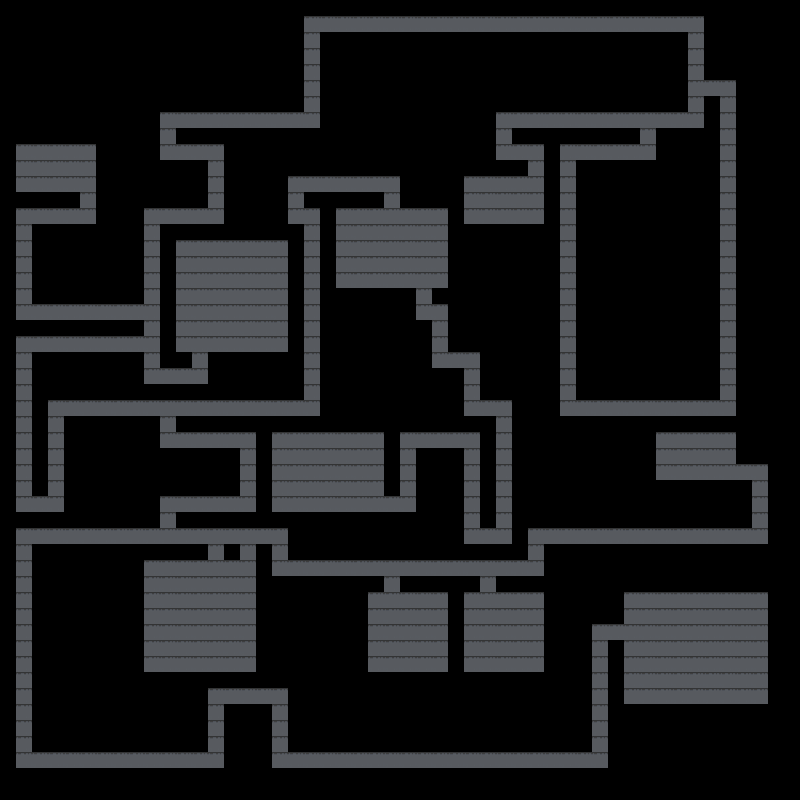

The image is a tile-based game level rendered from a .tmx file. Its description and complete source (layers, tilesets, objects, tile grids) follow:
An orthogonal 50x50 tile map with 16x16 px tiles, 1 tile layer (Tile Layer 1).

<map version="1.2" tiledversion="1.2.4" orientation="orthogonal" renderorder="right-down" width="50" height="50" tilewidth="16" tileheight="16" infinite="0" nextlayerid="2" nextobjectid="1">
 <tileset firstgid="1" source="Dungeon1-Tileset v3.tsx" />
 <layer id="1" name="Tile Layer 1" width="50" height="50">
  <data encoding="csv">
0,0,0,0,0,0,0,0,0,0,0,0,0,0,0,0,0,0,0,0,0,0,0,0,0,0,0,0,0,0,0,0,0,0,0,0,0,0,0,0,0,0,0,0,0,0,0,0,0,0,
0,0,0,0,0,0,0,0,0,0,0,0,0,0,0,0,0,0,0,181,181,181,181,181,181,181,181,181,181,181,181,181,181,181,181,181,181,181,181,181,181,181,181,181,0,0,0,0,0,0,
0,0,0,0,0,0,0,0,0,0,0,0,0,0,0,0,0,0,0,181,0,0,0,0,0,0,0,0,0,0,0,0,0,0,0,0,0,0,0,0,0,0,0,181,0,0,0,0,0,0,
0,0,0,0,0,0,0,0,0,0,0,0,0,0,0,0,0,0,0,181,0,0,0,0,0,0,0,0,0,0,0,0,0,0,0,0,0,0,0,0,0,0,0,181,0,0,0,0,0,0,
0,0,0,0,0,0,0,0,0,0,0,0,0,0,0,0,0,0,0,181,0,0,0,0,0,0,0,0,0,0,0,0,0,0,0,0,0,0,0,0,0,0,0,181,0,0,0,0,0,0,
0,0,0,0,0,0,0,0,0,0,0,0,0,0,0,0,0,0,0,181,0,0,0,0,0,0,0,0,0,0,0,0,0,0,0,0,0,0,0,0,0,0,0,181,181,181,0,0,0,0,
0,0,0,0,0,0,0,0,0,0,0,0,0,0,0,0,0,0,0,181,0,0,0,0,0,0,0,0,0,0,0,0,0,0,0,0,0,0,0,0,0,0,0,181,0,181,0,0,0,0,
0,0,0,0,0,0,0,0,0,0,181,181,181,181,181,181,181,181,181,181,0,0,0,0,0,0,0,0,0,0,0,181,181,181,181,181,181,181,181,181,181,181,181,181,0,181,0,0,0,0,
0,0,0,0,0,0,0,0,0,0,181,0,0,0,0,0,0,0,0,0,0,0,0,0,0,0,0,0,0,0,0,181,0,0,0,0,0,0,0,0,181,0,0,0,0,181,0,0,0,0,
0,181,181,181,181,181,0,0,0,0,181,181,181,181,0,0,0,0,0,0,0,0,0,0,0,0,0,0,0,0,0,181,181,181,0,181,181,181,181,181,181,0,0,0,0,181,0,0,0,0,
0,181,181,181,181,181,0,0,0,0,0,0,0,181,0,0,0,0,0,0,0,0,0,0,0,0,0,0,0,0,0,0,0,181,0,181,0,0,0,0,0,0,0,0,0,181,0,0,0,0,
0,181,181,181,181,181,0,0,0,0,0,0,0,181,0,0,0,0,181,181,181,181,181,181,181,0,0,0,0,181,181,181,181,181,0,181,0,0,0,0,0,0,0,0,0,181,0,0,0,0,
0,0,0,0,0,181,0,0,0,0,0,0,0,181,0,0,0,0,181,0,0,0,0,0,181,0,0,0,0,181,181,181,181,181,0,181,0,0,0,0,0,0,0,0,0,181,0,0,0,0,
0,181,181,181,181,181,0,0,0,181,181,181,181,181,0,0,0,0,181,181,0,181,181,181,181,181,181,181,0,181,181,181,181,181,0,181,0,0,0,0,0,0,0,0,0,181,0,0,0,0,
0,181,0,0,0,0,0,0,0,181,0,0,0,0,0,0,0,0,0,181,0,181,181,181,181,181,181,181,0,0,0,0,0,0,0,181,0,0,0,0,0,0,0,0,0,181,0,0,0,0,
0,181,0,0,0,0,0,0,0,181,0,181,181,181,181,181,181,181,0,181,0,181,181,181,181,181,181,181,0,0,0,0,0,0,0,181,0,0,0,0,0,0,0,0,0,181,0,0,0,0,
0,181,0,0,0,0,0,0,0,181,0,181,181,181,181,181,181,181,0,181,0,181,181,181,181,181,181,181,0,0,0,0,0,0,0,181,0,0,0,0,0,0,0,0,0,181,0,0,0,0,
0,181,0,0,0,0,0,0,0,181,0,181,181,181,181,181,181,181,0,181,0,181,181,181,181,181,181,181,0,0,0,0,0,0,0,181,0,0,0,0,0,0,0,0,0,181,0,0,0,0,
0,181,0,0,0,0,0,0,0,181,0,181,181,181,181,181,181,181,0,181,0,0,0,0,0,0,181,0,0,0,0,0,0,0,0,181,0,0,0,0,0,0,0,0,0,181,0,0,0,0,
0,181,181,181,181,181,181,181,181,181,0,181,181,181,181,181,181,181,0,181,0,0,0,0,0,0,181,181,0,0,0,0,0,0,0,181,0,0,0,0,0,0,0,0,0,181,0,0,0,0,
0,0,0,0,0,0,0,0,0,181,0,181,181,181,181,181,181,181,0,181,0,0,0,0,0,0,0,181,0,0,0,0,0,0,0,181,0,0,0,0,0,0,0,0,0,181,0,0,0,0,
0,181,181,181,181,181,181,181,181,181,0,181,181,181,181,181,181,181,0,181,0,0,0,0,0,0,0,181,0,0,0,0,0,0,0,181,0,0,0,0,0,0,0,0,0,181,0,0,0,0,
0,181,0,0,0,0,0,0,0,181,0,0,181,0,0,0,0,0,0,181,0,0,0,0,0,0,0,181,181,181,0,0,0,0,0,181,0,0,0,0,0,0,0,0,0,181,0,0,0,0,
0,181,0,0,0,0,0,0,0,181,181,181,181,0,0,0,0,0,0,181,0,0,0,0,0,0,0,0,0,181,0,0,0,0,0,181,0,0,0,0,0,0,0,0,0,181,0,0,0,0,
0,181,0,0,0,0,0,0,0,0,0,0,0,0,0,0,0,0,0,181,0,0,0,0,0,0,0,0,0,181,0,0,0,0,0,181,0,0,0,0,0,0,0,0,0,181,0,0,0,0,
0,181,0,181,181,181,181,181,181,181,181,181,181,181,181,181,181,181,181,181,0,0,0,0,0,0,0,0,0,181,181,181,0,0,0,181,181,181,181,181,181,181,181,181,181,181,0,0,0,0,
0,181,0,181,0,0,0,0,0,0,181,0,0,0,0,0,0,0,0,0,0,0,0,0,0,0,0,0,0,0,0,181,0,0,0,0,0,0,0,0,0,0,0,0,0,0,0,0,0,0,
0,181,0,181,0,0,0,0,0,0,181,181,181,181,181,181,0,181,181,181,181,181,181,181,0,181,181,181,181,181,0,181,0,0,0,0,0,0,0,0,0,181,181,181,181,181,0,0,0,0,
0,181,0,181,0,0,0,0,0,0,0,0,0,0,0,181,0,181,181,181,181,181,181,181,0,181,0,0,0,181,0,181,0,0,0,0,0,0,0,0,0,181,181,181,181,181,0,0,0,0,
0,181,0,181,0,0,0,0,0,0,0,0,0,0,0,181,0,181,181,181,181,181,181,181,0,181,0,0,0,181,0,181,0,0,0,0,0,0,0,0,0,181,181,181,181,181,181,181,0,0,
0,181,0,181,0,0,0,0,0,0,0,0,0,0,0,181,0,181,181,181,181,181,181,181,0,181,0,0,0,181,0,181,0,0,0,0,0,0,0,0,0,0,0,0,0,0,0,181,0,0,
0,181,181,181,0,0,0,0,0,0,181,181,181,181,181,181,0,181,181,181,181,181,181,181,181,181,0,0,0,181,0,181,0,0,0,0,0,0,0,0,0,0,0,0,0,0,0,181,0,0,
0,0,0,0,0,0,0,0,0,0,181,0,0,0,0,0,0,0,0,0,0,0,0,0,0,0,0,0,0,181,0,181,0,0,0,0,0,0,0,0,0,0,0,0,0,0,0,181,0,0,
0,181,181,181,181,181,181,181,181,181,181,181,181,181,181,181,181,181,0,0,0,0,0,0,0,0,0,0,0,181,181,181,0,181,181,181,181,181,181,181,181,181,181,181,181,181,181,181,0,0,
0,181,0,0,0,0,0,0,0,0,0,0,0,181,0,181,0,181,0,0,0,0,0,0,0,0,0,0,0,0,0,0,0,181,0,0,0,0,0,0,0,0,0,0,0,0,0,0,0,0,
0,181,0,0,0,0,0,0,0,181,181,181,181,181,181,181,0,181,181,181,181,181,181,181,181,181,181,181,181,181,181,181,181,181,0,0,0,0,0,0,0,0,0,0,0,0,0,0,0,0,
0,181,0,0,0,0,0,0,0,181,181,181,181,181,181,181,0,0,0,0,0,0,0,0,181,0,0,0,0,0,181,0,0,0,0,0,0,0,0,0,0,0,0,0,0,0,0,0,0,0,
0,181,0,0,0,0,0,0,0,181,181,181,181,181,181,181,0,0,0,0,0,0,0,181,181,181,181,181,0,181,181,181,181,181,0,0,0,0,0,181,181,181,181,181,181,181,181,181,0,0,
0,181,0,0,0,0,0,0,0,181,181,181,181,181,181,181,0,0,0,0,0,0,0,181,181,181,181,181,0,181,181,181,181,181,0,0,0,0,0,181,181,181,181,181,181,181,181,181,0,0,
0,181,0,0,0,0,0,0,0,181,181,181,181,181,181,181,0,0,0,0,0,0,0,181,181,181,181,181,0,181,181,181,181,181,0,0,0,181,181,181,181,181,181,181,181,181,181,181,0,0,
0,181,0,0,0,0,0,0,0,181,181,181,181,181,181,181,0,0,0,0,0,0,0,181,181,181,181,181,0,181,181,181,181,181,0,0,0,181,0,181,181,181,181,181,181,181,181,181,0,0,
0,181,0,0,0,0,0,0,0,181,181,181,181,181,181,181,0,0,0,0,0,0,0,181,181,181,181,181,0,181,181,181,181,181,0,0,0,181,0,181,181,181,181,181,181,181,181,181,0,0,
0,181,0,0,0,0,0,0,0,0,0,0,0,0,0,0,0,0,0,0,0,0,0,0,0,0,0,0,0,0,0,0,0,0,0,0,0,181,0,181,181,181,181,181,181,181,181,181,0,0,
0,181,0,0,0,0,0,0,0,0,0,0,0,181,181,181,181,181,0,0,0,0,0,0,0,0,0,0,0,0,0,0,0,0,0,0,0,181,0,181,181,181,181,181,181,181,181,181,0,0,
0,181,0,0,0,0,0,0,0,0,0,0,0,181,0,0,0,181,0,0,0,0,0,0,0,0,0,0,0,0,0,0,0,0,0,0,0,181,0,0,0,0,0,0,0,0,0,0,0,0,
0,181,0,0,0,0,0,0,0,0,0,0,0,181,0,0,0,181,0,0,0,0,0,0,0,0,0,0,0,0,0,0,0,0,0,0,0,181,0,0,0,0,0,0,0,0,0,0,0,0,
0,181,0,0,0,0,0,0,0,0,0,0,0,181,0,0,0,181,0,0,0,0,0,0,0,0,0,0,0,0,0,0,0,0,0,0,0,181,0,0,0,0,0,0,0,0,0,0,0,0,
0,181,181,181,181,181,181,181,181,181,181,181,181,181,0,0,0,181,181,181,181,181,181,181,181,181,181,181,181,181,181,181,181,181,181,181,181,181,0,0,0,0,0,0,0,0,0,0,0,0,
0,0,0,0,0,0,0,0,0,0,0,0,0,0,0,0,0,0,0,0,0,0,0,0,0,0,0,0,0,0,0,0,0,0,0,0,0,0,0,0,0,0,0,0,0,0,0,0,0,0,
0,0,0,0,0,0,0,0,0,0,0,0,0,0,0,0,0,0,0,0,0,0,0,0,0,0,0,0,0,0,0,0,0,0,0,0,0,0,0,0,0,0,0,0,0,0,0,0,0,0,
</data>
 </layer>
</map>
